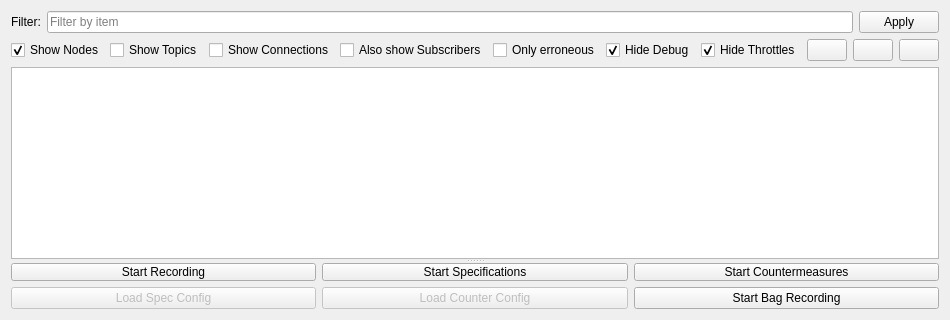
<?xml version="1.0" encoding="UTF-8"?>
<ui version="4.0">
  <class>tree_widget</class>
  <widget class="QWidget" name="tree_widget">
    <property name="geometry">
      <rect>
        <x>0</x>
        <y>0</y>
        <width>920</width>
        <height>317</height>
      </rect>
    </property>
    <property name="windowTitle">
      <string>ArniGui-Detail</string>
    </property>
    <layout class="QHBoxLayout" name="horizontalLayout_2">
      <item>
        <widget class="QSplitter" name="splitter">
          <property name="sizePolicy">
            <sizepolicy hsizetype="MinimumExpanding" vsizetype="MinimumExpanding">
              <horstretch>0</horstretch>
              <verstretch>0</verstretch>
            </sizepolicy>
          </property>
          <property name="orientation">
            <enum>Qt::Vertical</enum>
          </property>
          <widget class="QWidget" name="layoutWidget">
            <layout class="QVBoxLayout" name="widget_vertical_layout">
              <item>
                <layout class="QHBoxLayout" name="filter_horizontal_layout">
                  <item>
                    <widget class="QLabel" name="filter_label">
                      <property name="text">
                        <string>Filter:</string>
                      </property>
                    </widget>
                  </item>
                  <item>
                    <widget class="QLineEdit" name="filter_line_Edit">
                      <property name="text">
                        <string/>
                      </property>
                      <property name="placeholderText">
                        <string>Filter by item</string>
                      </property>
                    </widget>
                  </item>
                  <item>
                    <widget class="QPushButton" name="apply_push_button">
                      <property name="text">
                        <string>Apply</string>
                      </property>
                    </widget>
                  </item>
                </layout>
              </item>
              <item>
                <layout class="QHBoxLayout" name="horizontal_layout">
                  <item>
                    <widget class="QCheckBox" name="show_nodes_check_box">
                      <property name="text">
                        <string>Show Nodes</string>
                      </property>
                      <property name="checked">
                        <bool>true</bool>
                      </property>
                    </widget>
                  </item>
                  <item>
                    <widget class="QCheckBox" name="show_topics_check_box">
                      <property name="text">
                        <string>Show Topics</string>
                      </property>
                    </widget>
                  </item>
                  <item>
                    <widget class="QCheckBox" name="show_connections_check_box">
                      <property name="text">
                        <string>Show Connections</string>
                      </property>
                    </widget>
                  </item>
                  <item>
                    <widget class="QCheckBox" name="also_show_subscribers_check_box">
                      <property name="text">
                        <string>Also show Subscribers</string>
                      </property>
                    </widget>
                  </item>
                  <item>
                    <widget class="QCheckBox" name="show_erroneous_check_box">
                      <property name="text">
                        <string>Only erroneous</string>
                      </property>
                    </widget>
                  </item>
                  <item>
                    <widget class="QCheckBox" name="hide_debug_check_box">
                      <property name="enabled">
                        <bool>true</bool>
                      </property>
                      <property name="text">
                        <string>Hide Debug</string>
                      </property>
                      <property name="checked">
                        <bool>true</bool>
                      </property>
                    </widget>
                  </item>
                  <item>
                    <widget class="QCheckBox" name="hide_throttles_check_box">
                      <property name="text">
                        <string>Hide Throttles</string>
                      </property>
                      <property name="checked">
                        <bool>true</bool>
                      </property>
                    </widget>
                  </item>
                  <item>
                    <spacer name="horizontalSpacer">
                      <property name="orientation">
                        <enum>Qt::Horizontal</enum>
                      </property>
                      <property name="sizeType">
                        <enum>QSizePolicy::Minimum</enum>
                      </property>
                      <property name="sizeHint" stdset="0">
                        <size>
                          <width>0</width>
                          <height>0</height>
                        </size>
                      </property>
                    </spacer>
                  </item>
                  <item>
                    <widget class="QPushButton" name="plus_push_button">
                      <property name="text">
                        <string/>
                      </property>
                      <property name="icon">
                        <iconset>
                          <normaloff>graphics/plus.png</normaloff>graphics/plus.png</iconset>
                      </property>
                    </widget>
                  </item>
                  <item>
                    <widget class="QPushButton" name="minus_push_button">
                      <property name="text">
                        <string/>
                      </property>
                      <property name="icon">
                        <iconset>
                          <normaloff>graphics/minus.png</normaloff>graphics/minus.png</iconset>
                      </property>
                    </widget>
                  </item>
                  <item>
                    <widget class="QPushButton" name="expand_push_button">
                      <property name="text">
                        <string/>
                      </property>
                      <property name="icon">
                        <iconset>
                          <normaloff>graphics/expand.png</normaloff>graphics/expand.png</iconset>
                      </property>
                    </widget>
                  </item>
                </layout>
              </item>
              <item>
                <widget class="QTreeView" name="item_tree_view">
                  <property name="sizePolicy">
                    <sizepolicy hsizetype="MinimumExpanding" vsizetype="MinimumExpanding">
                      <horstretch>0</horstretch>
                      <verstretch>0</verstretch>
                    </sizepolicy>
                  </property>
                  <property name="minimumHeight">
                    <number>200</number>
                  </property>
                </widget>
              </item>
            </layout>
          </widget>
          <widget class="QWidget" name="layoutWidget">
            <layout class="QVBoxLayout" name="horizontalLayout">
              <property name="alignment">
                <enum>Qt::AlignVCenter</enum>
              </property>
              <item>
                <layout class="QHBoxLayout" name="loading_layout">
                  <item>
                    <widget class="QPushButton" name="recording_push_button">
                      <property name="sizePolicy">
                        <sizepolicy hsizetype="Minimum" vsizetype="Fixed">
                          <horstretch>0</horstretch>
                          <verstretch>0</verstretch>
                        </sizepolicy>
                      </property>
                      <property name="minimumSize">
                        <size>
                          <width>20</width>
                          <height>10</height>
                        </size>
                      </property>
                      <property name="text">
                        <string>Start Recording</string>
                      </property>
                    </widget>
                  </item>
                  <item>
                    <widget class="QPushButton" name="start_spec_push_button">
                      <property name="sizePolicy">
                        <sizepolicy hsizetype="Minimum" vsizetype="Fixed">
                          <horstretch>0</horstretch>
                          <verstretch>0</verstretch>
                        </sizepolicy>
                      </property>
                      <property name="minimumSize">
                        <size>
                          <width>20</width>
                          <height>10</height>
                        </size>
                      </property>
                      <property name="text">
                        <string>Start Specifications</string>
                      </property>
                    </widget>
                  </item>
                  <item>
                    <widget class="QPushButton" name="start_counter_push_button">
                      <property name="sizePolicy">
                        <sizepolicy hsizetype="Minimum" vsizetype="Fixed">
                          <horstretch>0</horstretch>
                          <verstretch>0</verstretch>
                        </sizepolicy>
                      </property>
                      <property name="minimumSize">
                        <size>
                          <width>20</width>
                          <height>10</height>
                        </size>
                      </property>
                      <property name="text">
                        <string>Start Countermeasures</string>
                      </property>
                    </widget>
                  </item>
                </layout>
              </item>
              <item>
                <layout class="QHBoxLayout" name="horizontalLayout">
                  <item>
                    <widget class="QPushButton" name="load_spec_push_button">
                      <property name="enabled">
                        <bool>false</bool>
                      </property>
                      <property name="minimumSize">
                        <size>
                          <width>20</width>
                          <height>0</height>
                        </size>
                      </property>
                      <property name="text">
                        <string>Load Spec Config</string>
                      </property>
                    </widget>
                  </item>
                  <item>
                    <widget class="QPushButton" name="load_counter_push_button">
                      <property name="enabled">
                        <bool>false</bool>
                      </property>
                      <property name="minimumSize">
                        <size>
                          <width>20</width>
                          <height>0</height>
                        </size>
                      </property>
                      <property name="text">
                        <string>Load Counter Config</string>
                      </property>
                    </widget>
                  </item>
                  <item>
                    <widget class="QPushButton" name="bagging_push_button">
                      <property name="sizePolicy">
                        <sizepolicy hsizetype="Minimum" vsizetype="Fixed">
                          <horstretch>0</horstretch>
                          <verstretch>0</verstretch>
                        </sizepolicy>
                      </property>
                      <property name="minimumSize">
                        <size>
                          <width>20</width>
                          <height>10</height>
                        </size>
                      </property>
                      <property name="text">
                        <string>Start Bag Recording</string>
                      </property>
                    </widget>
                  </item>
                </layout>
              </item>
            </layout>
          </widget>
        </widget>
      </item>
    </layout>
  </widget>
  <resources/>
  <connections/>
</ui>
